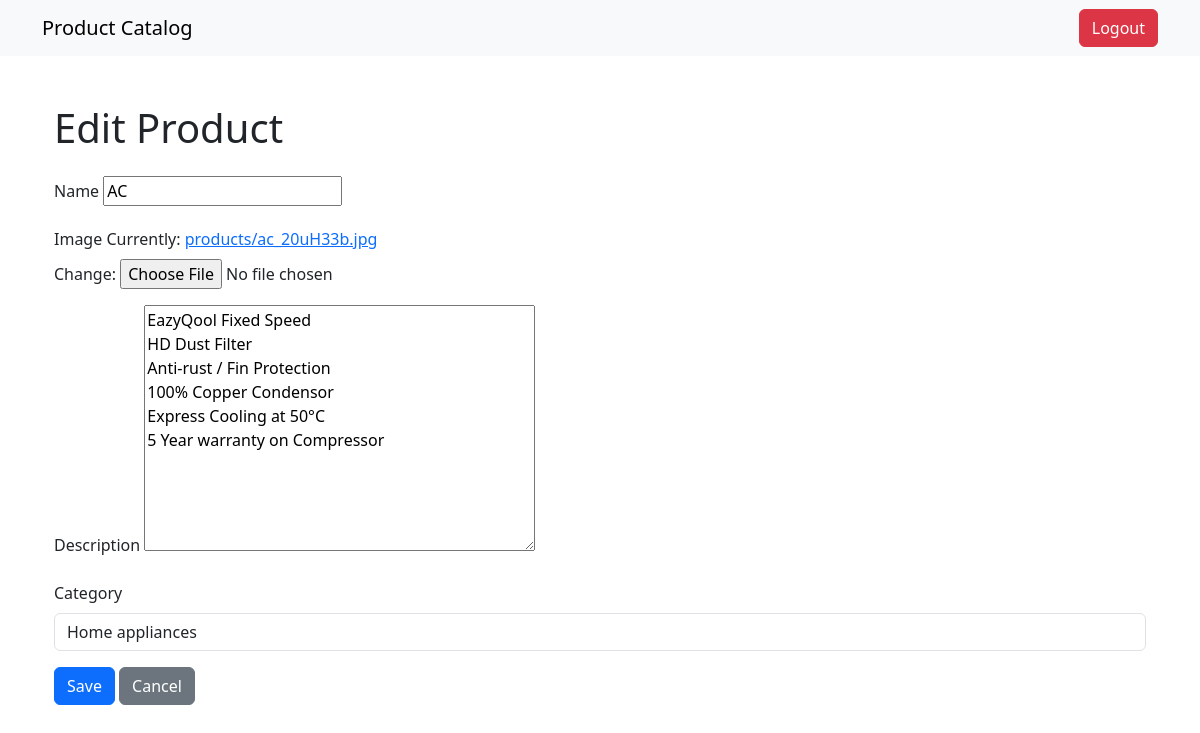
The app's page /catalog/edit/9/ (signed in) with its own data.
### catalog/models.py (models this page shows, shortened)
class Product(models.Model):
    name = models.CharField(max_length=100)
    image = models.ImageField(upload_to='products/')
    description = models.TextField()
    category = models.CharField(max_length=100, blank=True, null=True)

### catalog/views.py (the view)
# urls.py: path('edit/<int:pk>/', views.edit_product, name='edit_product'),
@login_required
def edit_product(request, pk):
    product = get_object_or_404(Product, pk=pk)
    if request.method == 'POST':
        form = ProductForm(request.POST, request.FILES, instance=product)
        if form.is_valid():
            form.save()
            return redirect('dashboard')
    else:
        form = ProductForm(instance=product)
    return render(request, 'catalog/product_form.html', {'form': form})

### catalog/forms.py
class ProductForm(forms.ModelForm):
    category = forms.CharField(required=False, widget=forms.TextInput(attrs={'class': 'form-control'}))
    class Meta:
        model = Product
        fields = ['name', 'image', 'description', 'category']

### catalog/templates/catalog/product_form.html (shortened to what this page needs)
{% extends 'catalog/base.html' %}
{% block content %}
<div class="container mt-5">
    <h1 class="mb-4">{% if form.instance.pk %}Edit Product{% else %}Add Product{% endif %}</h1>
    <form method="post" enctype="multipart/form-data">
        <div class="mb-3">
            <label for="id_name" class="form-label">Name</label>
            {{ form.name }}
        </div>
        <div class="mb-3">
            <label for="id_image" class="form-label">Image</label>
            {{ form.image }}
        </div>
        <div class="mb-3">
            <label for="id_description" class="form-label">Description</label>
            {{ form.description }}
        </div>
        <div class="mb-3">
            <label for="id_category" class="form-label">Category</label>
            {{ form.category }}
        </div>
        <button class="btn btn-primary" type="submit">Save</button>
        <a class="btn btn-secondary" href="{% url 'dashboard' %}">Cancel</a>
    </form>
</div>
{% endblock %}

### records on screen
Product: name "AC", description "EazyQool Fixed Speed HD Dust Filter Anti-rust / Fin Protection 100% Copper Condensor Express Cooling at 50°C 5 Year warranty on Compressor", category "Home appliances"
